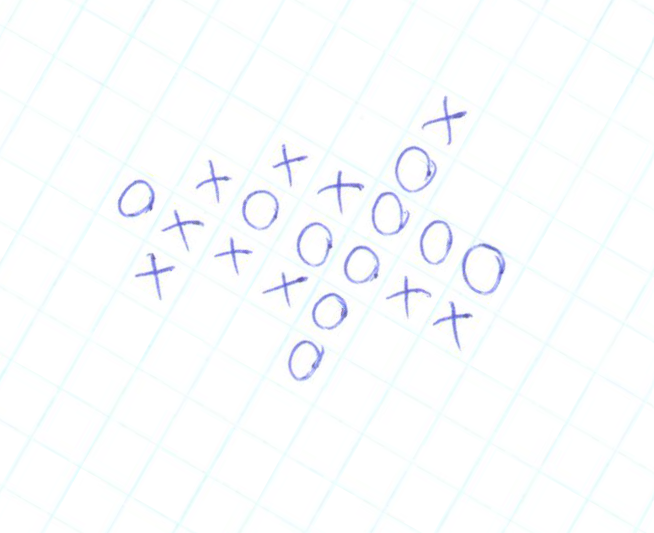
%> input picture input/img02.png, 654 x 533 px
$ octave main.m   (GNU Octave 9; MATLAB toolbox functions it lacks are replaced by stand-ins)
%> lines starting %> are read from the running program, lines starting %| are printed output that depends on the picture; in (x1, y1, x2, y2) boxes, pixels count from 0 and x2, y2 are one past the last pixel; in counts of white or black regions, pixels touching at a corner belong together; the program's own positions count from 1
%> further down, I is the input picture: size 533x654x3 uint8; mean R, G, B 250.7, 252.4, 253.6
### stretch_lin.m
function output_img = stretch_lin(input_img)
    input_img = double(input_img);
    % Find min and Max
    x_min = min(input_img(:));
%> x_min = 71
    x_max = max(input_img(:));
%> x_max = 255
    % Apply stretching transformation
    output_img = uint8(255 * (input_img - x_min) / (x_max - x_min));
end

### fourier_parts.m
function [P,M] = fourier_parts(F)
    % center movement
    F_shifted = fftshift(F);
    % F Matrix base
    P = angle(F_shifted);
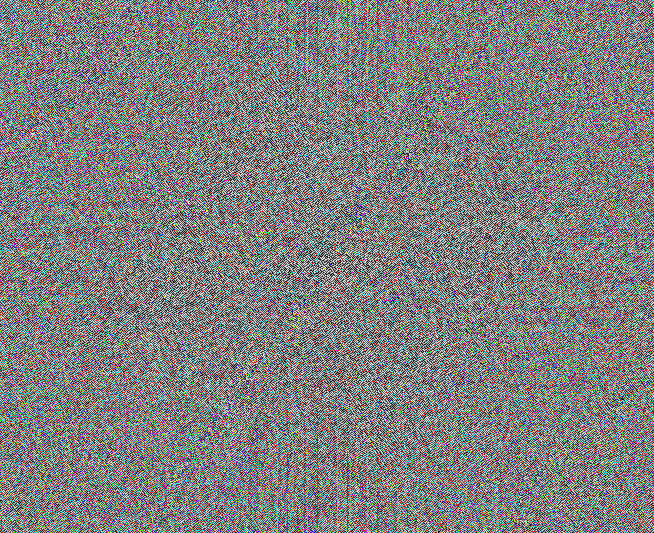
%> P: size 533x654x3 double; mean R, G, B 9.01e-06, 9.01e-06, 9.01e-06; drawn with min black and max white
    % magnitude of F
    M = abs(F_shifted);
end

### main.m
%% Carga y procesamiento inicial
I = imread("input/img02.png");
stretch_img = stretch_lin(I);
stretch_img = mat2gray(stretch_img);

figure('Position', [100, 100, 2400, 1200]);

% Original y estirado
subplot(1,2,1);
imshow(I);
title("Original Image");

subplot(1,2,2);
imshow(stretch_img);
title("Stretched image (linear)");

%% Aplicación de Fourier
F = fft2(stretch_img);
[P,M] = fourier_parts(F);

%figure('Position', [100, 100, 2400, 1200]);
%subplot(1,2,1); imagesc(P); axis equal off; colormap gray; title('Phase');
%subplot(1,2,2); imagesc(M); axis equal off; colormap gray; title('Magnitude');

img_gray = rgb2gray(stretch_img);
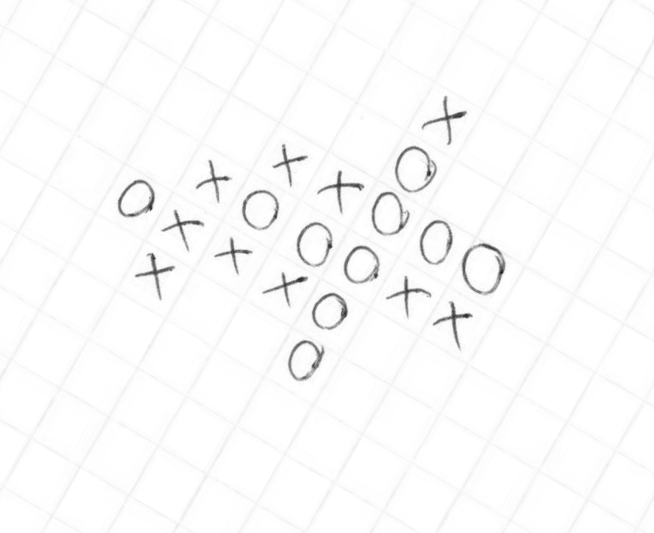
%> img_gray: size 533x654 double; min 0.0642, max 1, mean 0.984

edge_de = edge(img_gray,"canny");
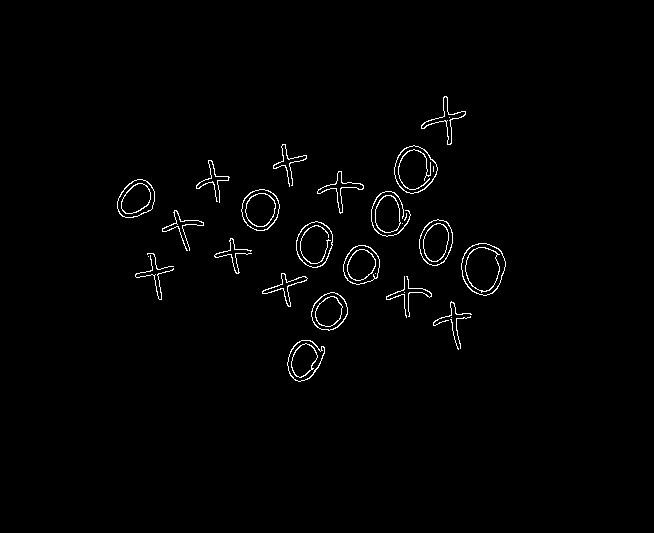
%> edge_de: size 533x654 logical; 1.3% white in thin lines or dots, all inside (x1, y1, x2, y2) = (117, 96, 506, 382)

%figure(3);
%imshow(edge_de);

%%
[H,theta,rho] = hough(edge_de);
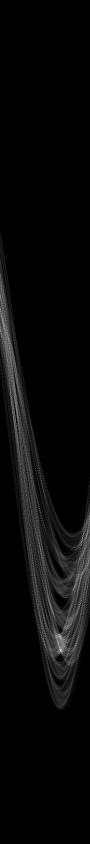
%> H: size 1687x180 double (shown at 1/2 size); min 0, max 71, mean 2.6; drawn with min black and max white
%> theta = 180 values from -90 to 89; rho = 1687 values from -843 to 843
peaks = houghpeaks(H,10);
%> peaks = [1301 121; 1068 167; 1085 164; 1272 121; 1276 113; 1140 169; 634 4; 1273 118; 1055 177; 1100 81]
lines = houghlines(edge_de,theta,rho,peaks)
%> lines = 4 lines; point1 to point2 (x, y): (388, 196) to (408, 148), (315, 305) to (324, 356), (464, 116) to (422, 127), (286, 145) to (293, 185)

%%
angle_rot = mode([lines.theta]);
%> angle_rot = -10
disp(angle_rot);
%| -10

%%
J = imrotate(I,angle_rot);
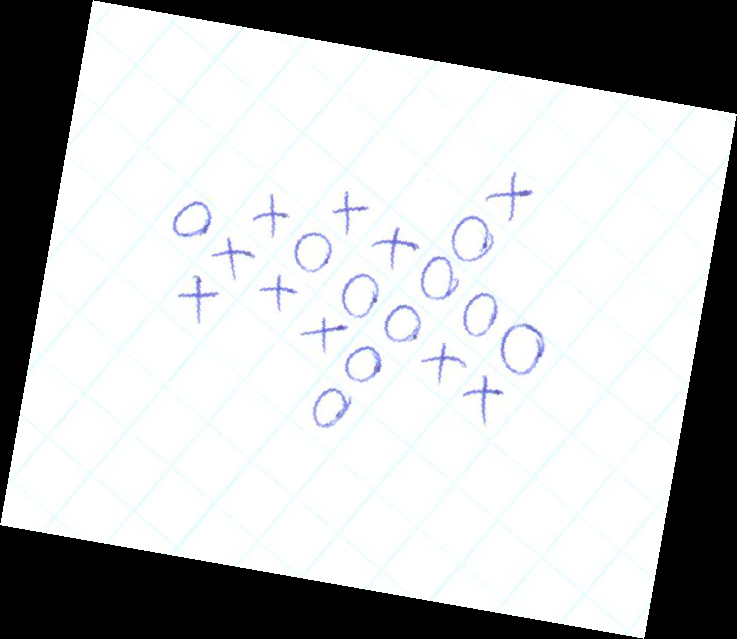
%> J: size 639x737x3 uint8; mean R, G, B 185.5, 186.8, 187.7
%figure(4)
%imshow(J)


% Convertir J a escala de grises
%> (the run ends here)

$ run again, with input/img00.png copied over input/img02.png
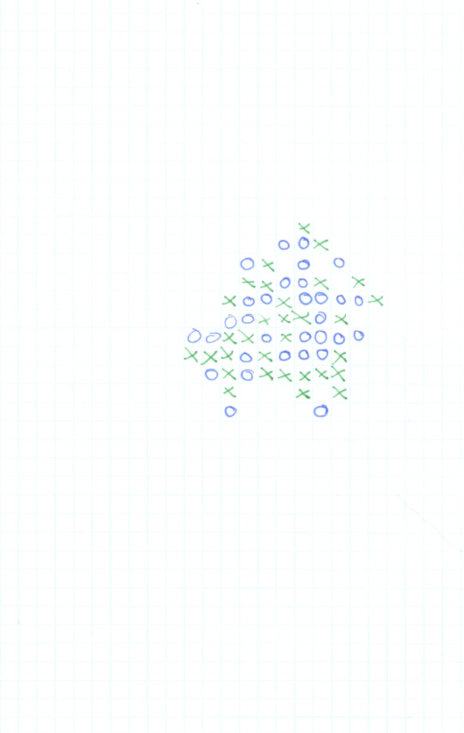
%> input picture input/img00.png, 927 x 1466 px (shown at 1/2 size)
%> I is the input picture: size 1466x927x3 uint8; mean R, G, B 252, 253.9, 254
%> x_min = 69
%> x_max = 255
%> `edge_de = edge(img_gray,"canny");`:
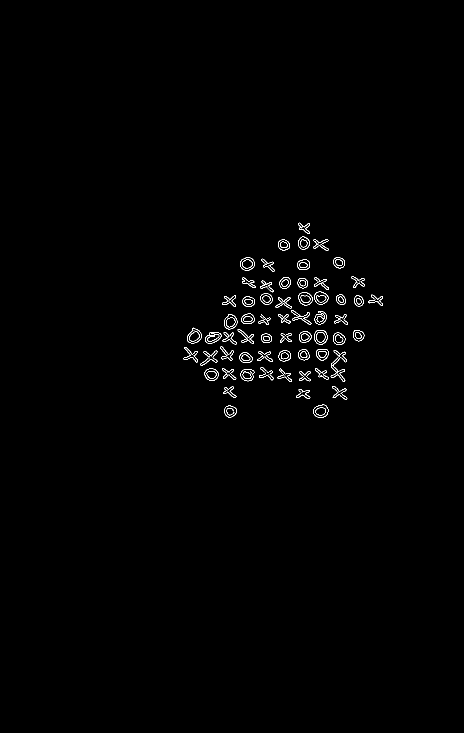
%> edge_de: size 1466x927 logical (shown at 1/2 size); 0.64% white in thin lines or dots, all inside (x1, y1, x2, y2) = (367, 445, 766, 835)
%> theta = 180 values from -90 to 89; rho = 3469 values from -1734 to 1734
%> peaks = [1606 46; 2498 167; 1710 46; 2535 136; 2412 180; 2541 152; 1624 40; 1828 54; 2619 144; 1099 5]
%> lines = 17 lines; longest, point1 to point2 (x, y): (618, 666) to (691, 762), (526, 562) to (606, 641), (600, 680) to (688, 687), (382, 665) to (467, 671), (649, 626) to (574, 645), (488, 666) to (413, 685)
%> angle_rot = 89
%| 89
%> `J = imrotate(I,angle_rot);`:
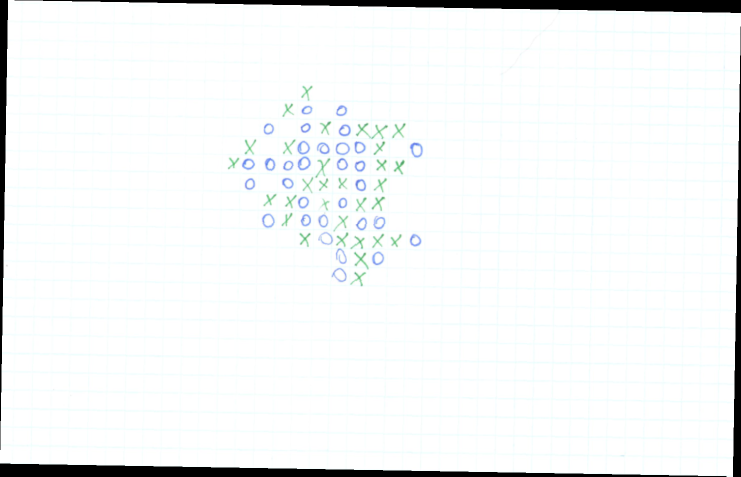
%> J: size 953x1482x3 uint8 (shown at 1/2 size); mean R, G, B 242.5, 244.3, 244.4

$ run again, with input/img01.png copied over input/img02.png
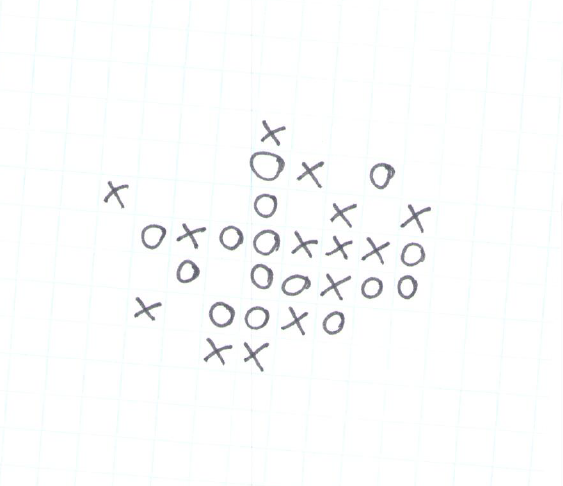
%> input picture input/img01.png, 563 x 486 px
%> I is the input picture: size 486x563x3 uint8; mean R, G, B 250.9, 251.7, 251.8
%> x_min = 87
%> x_max = 255
%> `edge_de = edge(img_gray,"canny");`:
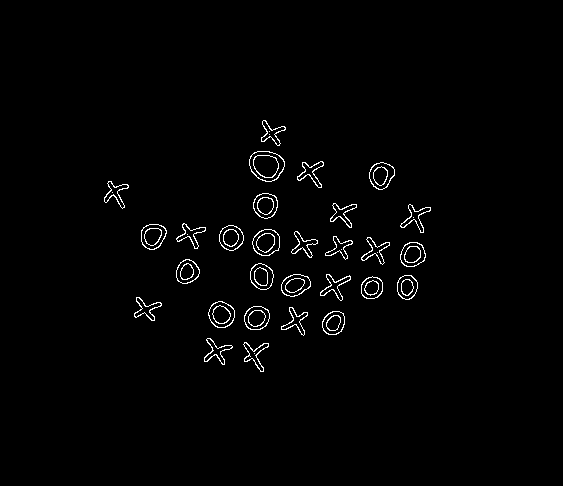
%> edge_de: size 486x563 logical; 1.5% white in thin lines or dots, all inside (x1, y1, x2, y2) = (104, 120, 431, 372)
%> theta = 180 values from -90 to 89; rho = 1487 values from -743 to 743
%> peaks = [527 5; 1179 140; 1034 96; 509 2; 1131 136; 1154 152; 863 50; 530 8; 890 54; 1012 94]
%> lines = 7 lines; point1 to point2 (x, y): (144, 229) to (424, 248), (220, 240) to (418, 243), (272, 230) to (281, 132), (221, 244) to (312, 255), (142, 234) to (197, 241), (142, 238) to (196, 239), (260, 363) to (265, 315)
%> angle_rot = -89
%| -89
%> `J = imrotate(I,angle_rot);`:
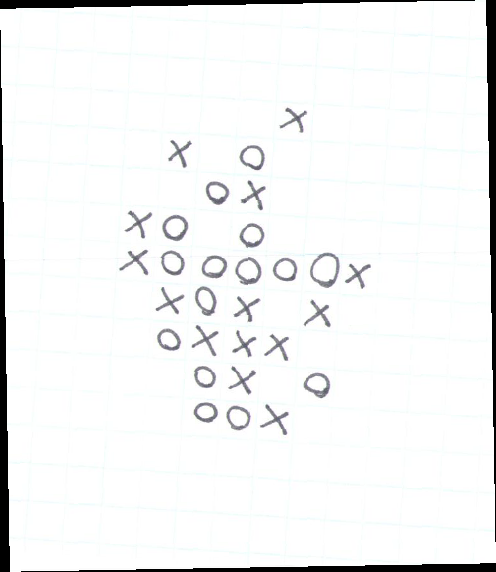
%> J: size 572x496x3 uint8; mean R, G, B 242, 242.7, 242.8

$ run again, with input/img03.png copied over input/img02.png
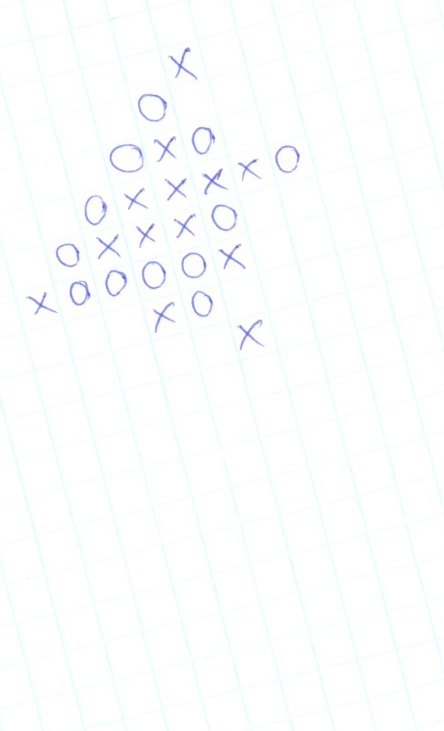
%> input picture input/img03.png, 444 x 731 px
%> I is the input picture: size 731x444x3 uint8; mean R, G, B 251.9, 253.5, 254.1
%> x_min = 94
%> x_max = 255
%> `edge_de = edge(img_gray,"canny");`:
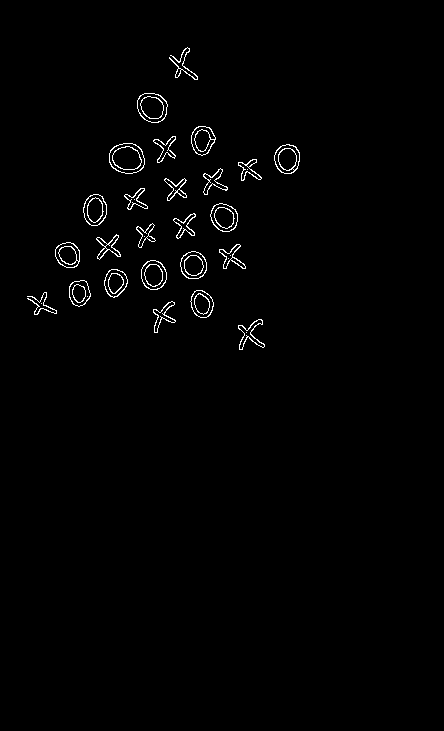
%> edge_de: size 731x444 logical; 1.1% white in thin lines or dots, all inside (x1, y1, x2, y2) = (27, 47, 300, 350)
%> theta = 180 values from -90 to 89; rho = 1709 values from -854 to 854
%> peaks = [1048 114; 1076 123; 982 76; 1045 110; 1006 76; 775 43; 1108 129; 996 82; 1027 118; 1107 136]
%> lines = 4 lines; point1 to point2 (x, y): (181, 182) to (205, 273), (178, 220) to (188, 278), (204, 175) to (219, 230), (182, 271) to (213, 300)
%> angle_rot = -15
%| -15
%> `J = imrotate(I,angle_rot);`:
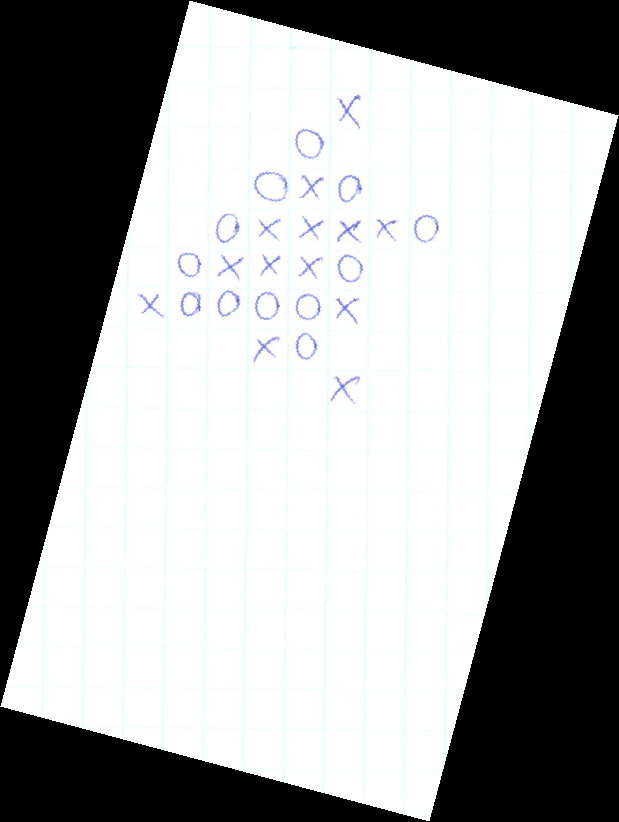
%> J: size 822x619x3 uint8; mean R, G, B 160.7, 161.7, 162.1
